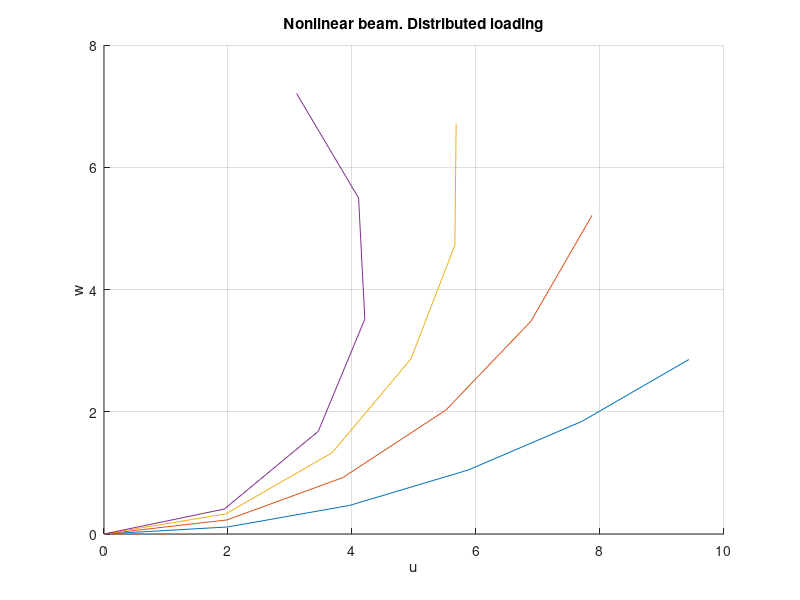

Write MATLAB code to recreate this figure.
% nonlinear_beam_amf4

%The following known input/output is a test for the program to check its accuracy
%input:
%    convergence_tolerance=0.1e-7; 
%    alpha=10;
%    column_length=10;
%    num_load_steps=10;
%    max_num_iterations=40;
%    num_integration_intervals=10;
%    num_output_points=20;
%    output_interval=10;
%    num_basis_functions=6;  
%    ndm=3*num_basis_functions+1; 
%    EI=1000; %bend
%    GA=0.1e7; %shear
%    EA=0.1e7; %axial
%    D=[EI;GA;EA]; 
%    Cm=6.28;
%    Cq=0;
%    Cp=0;
%    dmo=[0;0;0];
%    dqo=[0;0;0];
%    dpo=[0;0;0];
%output:
%Step 	Load 			u(L) 		w(L) 			theta(L) 		NU 	||b||
%1 		9.39690e+000 	-6e-001 	2.85468e+000 	5.85283e-001 	8 	3.96189e-009
%2 		1.88701e+001 	-2e+000 	5.21364e+000 	1.16045e+000 	6 	1.11535e-009
%3 		2.83547e+001 	-4e+000 	6.71375e+000 	1.73261e+000 	7 	1.73691e-009
%4 		3.75724e+001 	-7e+000 	7.20491e+000 	2.35696e+000 	8 	1.83084e-009
%5 		4.70653e+001 	-9e+000 	6.66909e+000 	2.97109e+000 	10 	2.19341e-009
%6 		5.65482e+001 	-1e+001 	5.33214e+000 	3.59404e+000 	8 	4.22281e-009
%7 		6.61260e+001 	-1e+001 	3.66712e+000 	4.15766e+000 	9 	3.12332e-009
%8 		7.58992e+001 	-1e+001 	2.00953e+000 	4.69870e+000 	10 	3.60093e-009
%9 		8.57137e+001 	-1e+001 	5.97090e-001 	5.33377e+000 	8 	4.42072e-009
%10		9.55443e+001 	-1e+001 	2.95210e-003 	5.99692e+000 	10 	3.18894e-009

function nonlinear_beam_amf4
% Modified - aflynn, July 2003.
% By jvclark - spring 2003. Adapted from K. Hjelmstad's fortran code.

%   Compute equilibrium path  for Fully Nonlinear Beam      
%      x(3i-2) = a(i), x(3i-1) = b(i), x(3i) = c(i)         
%      a(i) = u coeff, b(i) = w coeff, c(i) = theta coeff   
%      x(ndm) = load factor
%      xo(i) = values of x(i) at last converged state       
%      A = Coefficient matrix, b = right hand side          
%      D = Constitutive properties                          
%      Cm,Cq,Cp Concentrated end forces (M,Q,P)             
%      dmo,dqo,dpo Coefficients for distributed forces      

%Read problem parameters
if 0
    convergence_tolerance=input('convergence convergence_tolerance = ');    
    alpha=input('arc length parameter = ');
    column_length=input('column length = ');
    num_load_steps=input('number of load steps = ');  
    max_num_iterations=input('maximum number of iterations = ');
    num_integration_intervals=input('number of integration intervals = ');
    num_output_points=input('number of points in plotted shape = ');  
    output_interval=input('output shape every N points, N = ');
    D(1)=input('EI = ');  
    D(2)=input('GA = ');
    D(3)=input('EA = ');
    Cm=input('ML = M0 = ');  
    Cq=input('VL = Q0 = ');
    Cp=input('HL = P0 = ');
    dmo=input('distributed load [m01 m02 m03] = dmo(1,2,3) = '); 
    dqo=input('distributed load [q01 q02 q03] = dqo(1,2,3) = '); 
    dpo=input('distributed load [p01 p02 p03] = dpo(1,2,3) = '); 
else
    convergence_tolerance=0.1e-7; 
    alpha=10;
    column_length=10;
  % num_load_steps=10;
    num_load_steps=4;
    max_num_iterations=40;
    num_integration_intervals=10;
  % num_output_points=20;
    num_output_points=5;
    output_interval=1;
  % output_interval=2;
    num_basis_functions=6;  
    ndm=3*num_basis_functions+1; 
    EI=1000; %bend
    GA=0.1e7; %shear
    EA=0.1e7; %axial
    D=[EI;GA;EA]; 
    Cm=6.28;
    Cq=0;
    Cp=0;
    dmo=[0;0;0];
    dqo=[0;0;0];
    dpo=[0;0;0];
end

fprintf('Step \tLoad \t\t\tu(L) \t\tw(L) \t\t\ttheta(L) \t\tNU \t||b||\n'); 
                               
%Initialize 
    dz = 1/(2*num_integration_intervals);         %integration increment
    npoints = 2*num_integration_intervals + 1;    %change intervals to Simpson points
    [x]=zeros(ndm,1);         %load step
    [xo]=zeros(ndm,1);        %load step
    x(ndm) = alpha;           %first load level
    [undef_x]=zeros(num_output_points+1,1);
    [undef_y]=zeros(num_output_points+1,1);      
%Compute MAXSTEPS points along the Equilibrium Path
tic
for nstep=1:num_load_steps   
    nu = 0; %Newton iteration at each load step
    goto_one=1;      
    Cpqm=[Cp;Cq;Cm];
    while goto_one==1      
        nu = nu + 1;        %increment interation counter
        %Numerical integration of Hessian and residual components
        [b]=zeros(ndm,1);   %residual
        [A]=zeros(ndm,ndm); %Hessian
        z = 0;              %Simpson coord
        for mpoint=1:npoints   
          [weight_factor] = simpson(mpoint,npoints,dz,column_length); 
          [A,b] = fcn(A,b,D,x,z,column_length,weight_factor,ndm,num_basis_functions,dmo,dqo,dpo);    
          z = z + dz; %z = z + dz
        end %end do
        %Add end load terms to the residual and coefficient matrix
        for i=1:num_basis_functions   
          [h,dh]=basis(i,1,column_length,num_basis_functions);    
          mm = 3*(i-1);
          b(mm+1:mm+3)= b(mm+1:mm+3) - h*x(ndm)*Cpqm;
          A(mm+1:mm+3,ndm) = A(mm+1:mm+3,ndm) - h*Cpqm;
        end   %end do
        %Add arc length constraint terms to  Hessian and residual
        b(ndm) = b(ndm) + sum((x - xo).^2);  
        A(ndm,:) = 2*(x - xo)';
        
        b(ndm) = b(ndm) - alpha^2; 
        %norm of residual for convergence test
        test = 0;
        test = test + sum(b.^2);
        test = sqrt(test);    
        %Update state vector
        x=x-A\b;
        %Test for convergence, if successful output values
        if ((test > convergence_tolerance) & (nu < max_num_iterations)) 
            goto_one=1; 
        else 
            goto_one=0; 
        end          
    end %while goto_one==1
    if (nu >= max_num_iterations) 
        error('ERROR: Iteration limit exceeded.'); 
    end   
    [u,w]=results(x,column_length,nstep,nu,test,ndm,num_basis_functions, num_output_points,output_interval);   
    figure(1); hold on; plot(u,w); grid on; xlabel('u'); ylabel('w'); title('Nonlinear beam. Distributed loading');

    %Update values for previous converged state and guess at next state
    temp = xo;
    xo = x;
    x = 2*x - temp;
end %2 continue

fprintf('Computation time = %.2f sec\n',toc);

%---------------------------------------------------------------------------------------------------

function [weight_factor] = simpson(m,npoints,dz,column_length)   %Evaluate the weight weight_factor for the current integration point m 
    %See Hjestad page 386.
    %There are M+1 points in the integration interval, which go from m=0 to m=M.
    M = npoints;    
    c = column_length*dz/3;  
    n = mod(m,2);  %0=even, 1=odd
    if((m == 1) | (m == M)) 
        weight_factor = c; 
    elseif (n==0) %m=odd
        weight_factor = 4*c;   
    else %m=even
        weight_factor = 2*c; 
    end

function [A,b] = fcn(A,b,D,x,z,column_length,weight_factor,ndm,num_basis_functions, dmo,dqo,dpo) %Compute contribution to K and g at current integration point.
    %displacements, derivatives, and current load weight_factor clf 
    du = 0;
    dw = 0;
    dtheta = 0;
    theta  = 0;
    for i = 1 : num_basis_functions 
        [h,dh] = basis(i,z,column_length,num_basis_functions);    
        du = du + x(3*i-2)*dh;
        dw = dw + x(3*i-1)*dh;
        dtheta = dtheta + x(3*i)*dh;
        theta  = theta  + x(3*i)*h;
    end 
    ct = cos(theta); 
    st = sin(theta); 
        
    %axial strain, shear strain, and curvature
    epsilon = dw*st + (1 + du)*ct - 1;
    beta = dw*ct - (1 + du)*st;
    curv = dtheta;

    %axial force, shear force, bending moment, and other forces    
    bend  = D(1)*curv;
    shear = D(2)*beta;
    axial = D(3)*epsilon;
    Hor = axial*ct - shear*st;
    Ver = axial*st + shear*ct;
    Xi  = (1 + du)*Hor + dw*Ver;
    Yi  = dw*Hor - (1 + du)*Ver;
    %components of E(t)DE + G store in matrix G
    G(1,1) = D(2)*st*st + D(3)*ct*ct;
    G(1,2) = ct*st*(D(3)-D(2));
    G(1,3) = D(2)*st*(1+epsilon) + D(3)*ct*beta - Ver;
    G(1,4) = 0;
    G(2,2) = D(2)*ct*ct + D(3)*st*st;
    G(2,3) = D(3)*st*beta - D(2)*ct*(1+epsilon) + Hor;
    G(2,4) = 0;
    G(3,3) = D(2)*(1+epsilon)^2 + D(3)*beta^2 - Xi;   
    G(3,4) = 0;
    G(4,4) = D(1);
    %rest of G by symmetry
    G=G+G'-diag(diag(G));
    %stiffness matrix K, store it in matrix A
    for i = 1 : num_basis_functions 
        [hi,dhi] = basis(i,z,column_length,num_basis_functions);   
        for j = 1 : num_basis_functions 
            [hj,dhj]=basis(j,z,column_length,num_basis_functions); 
            %Bi'GBj noting the sparse structure of B
            GB(:,1) = dhj*G(:,1);   
            GB(:,2) = dhj*G(:,2);   
            GB(:,3) =  hj*G(:,3) + dhj*G(:,4);  
            BGB(1,:) = dhi*GB(1,:);
            BGB(2,:) = dhi*GB(2,:);
            BGB(3,:) =  hi*GB(3,:) + dhi*GB(4,:);
            %Assemble the result into the matrix A 
            nn = 3*(j-1);
            mm = 3*(i-1);
            A(mm+1:mm+3,nn+1:nn+3) = A(mm+1:mm+3,nn+1:nn+3)+ BGB*weight_factor;
        end   
        %Form integral part of residual force and assemble into matrix b
        mm = 3*(i-1);
        [dm,dq,dp]=applied(z,x(ndm),1,dmo,dqo,dpo);  
        b(mm+1:mm+3) = b(mm+1:mm+3) + [(dhi*Hor  - hi*dp);(dhi*Ver  - hi*dq);(dhi*bend + hi*(Yi - dm))]*weight_factor;
        %Form the integral part of load weight_factor part of  matrix A
        [dm,dq,dp]=applied(z,x(ndm),2,dmo,dqo,dpo);    
        A(mm+1:mm+3,ndm) = A(mm+1:mm+3,ndm) - hi*[dp;dq;dm]*weight_factor;
    end %for i 
      
function [h,dh] = basis(i,z,column_length,num_basis_functions) %Evaluate ith basis function h and derivative dh at point z  
      n = mod(i,2);
      m = floor(i/2) + n;
      x1= floor(1/2) + 1;
      x2= 0.5 + 1.0;
      x3= 1.0/2.0 + 1.0;
      a = (2*m-1)*2*atan(1);
      if (n==0)
        h = sin(a*z);
        dh = a*cos(a*z)/column_length;
      else
        h = 1 - cos(a*z);
        dh = a*sin(a*z)/column_length;
      end 
   
function [dm,dq,dp] = applied(z,clf,n,dmo,dqo,dpo)  %Evaluate the distributed load functions at point z	 
    %nominal values of the applied forces at point z
    f = 1 - z; 
    switch n            
        case 1  %Compute total transverse loads
            dm = dmo(1) + (dmo(2) + dmo(3)*f)*clf;    
            dq = dqo(1) + (dqo(2) + dqo(3)*f)*clf;
            dp = dpo(1) + (dpo(2) + dpo(3)*f)*clf;        
        case 2  %transverse loads associated with load weight_factor only
            dm = dmo(2) + dmo(3)*f;   
            dq = dqo(2) + dqo(3)*f;
            dp = dpo(2) + dpo(3)*f;
    end

function [u,w] = results(x,column_length,nstep,nu,test,ndm,num_basis_functions,num_output_points,output_interval)    
    u=zeros(1,num_output_points+1);
    w=zeros(1,num_output_points+1);
    disp=zeros(1,3);
    %Determine if current step is an output step
    if(mod(nstep,output_interval) == 0)    
        ifplot = 1;  
        nplot = num_output_points;
    else
        ifplot = 0;  
        nplot = 1;
    end 
    z = 0;
    dz = 1/nplot;
    for ii=1:nplot+1
        for j=1:3 
            disp(j) = 0;    
            for i=1:num_basis_functions 
                [h,dh]=basis(i,z,column_length,num_basis_functions); 
                disp(j) = disp(j) + h*x(3*(i-1)+j); 
            end  
        end 
        u(ii) = z*column_length+disp(1);     
        w(ii) = disp(2);                     
        z = z + dz;
    end
    fprintf('%d \t\t%.5e \t%.e \t%.5e \t%.5e \t%d \t%.5e\n',nstep,x(ndm),disp(1),disp(2),disp(3),nu,test);    
             %why does this display in red and give an error?
    
    
